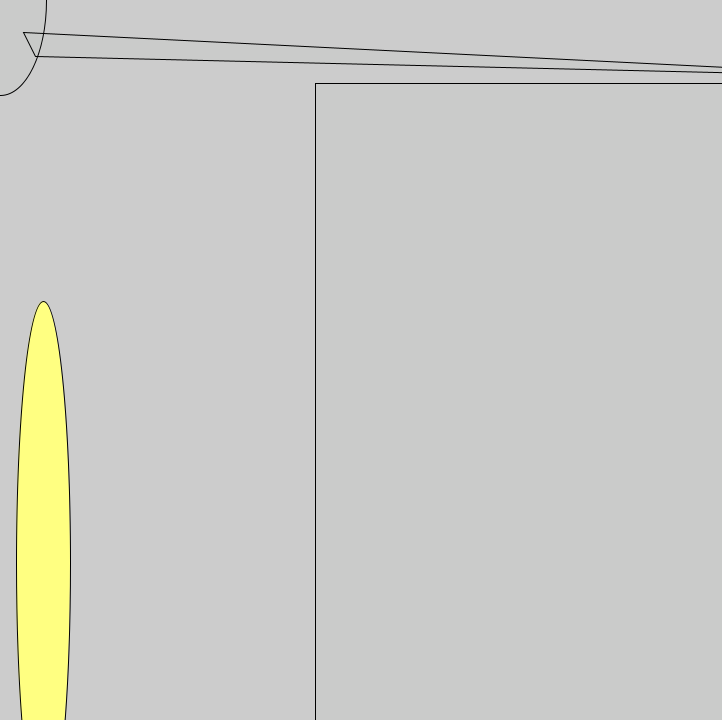
Frame 1 (no input)
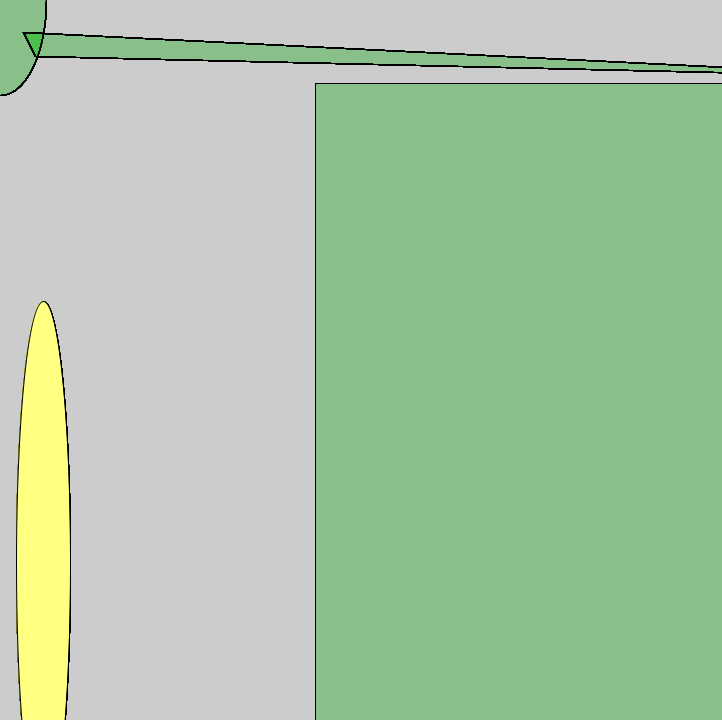
Frame 60 (the mouse pressed at the canvas centre just before this capture)
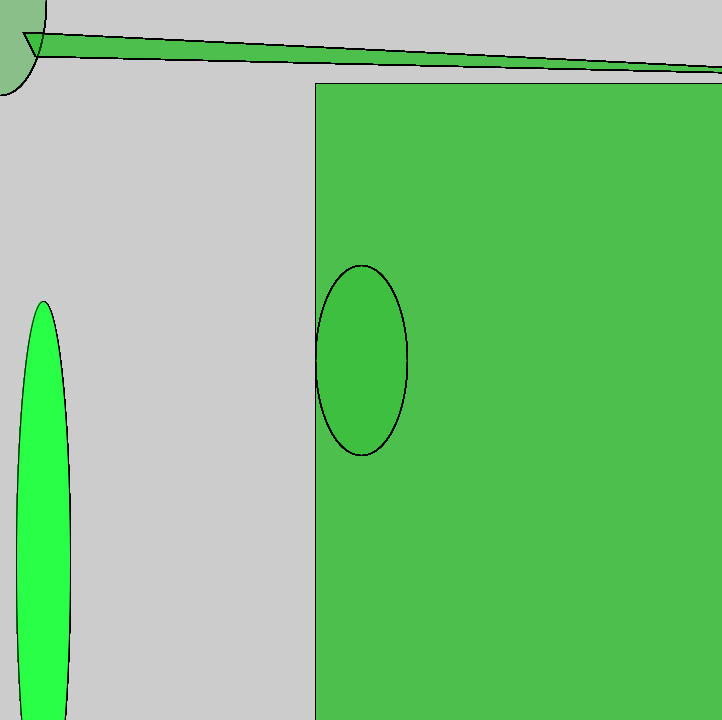
Frame 120 (the mouse held since frame 60 and released just before this capture)

The Processing sketch that drew these frames (run headless with seeded random() and noise(); from frame 60 on, the mouse is pressed at the canvas centre):

// Processing sketch: kenny_dont_touch
// ── kenny_dont_touch.pde
void setup(){
  
size(722,720);
}
void draw(){
  if (mousePressed){
  fill (42,732,72);  
  }
 else{fill (308,259,129);
   
 }ellipse(43,563,54,524);
  fill(43,77,29,2);
  rect(315,83,939,3768); 
  triangle(35,56,928,77,23,040); 
  ellipse(mouseX,mouseY,92,190);
 }
